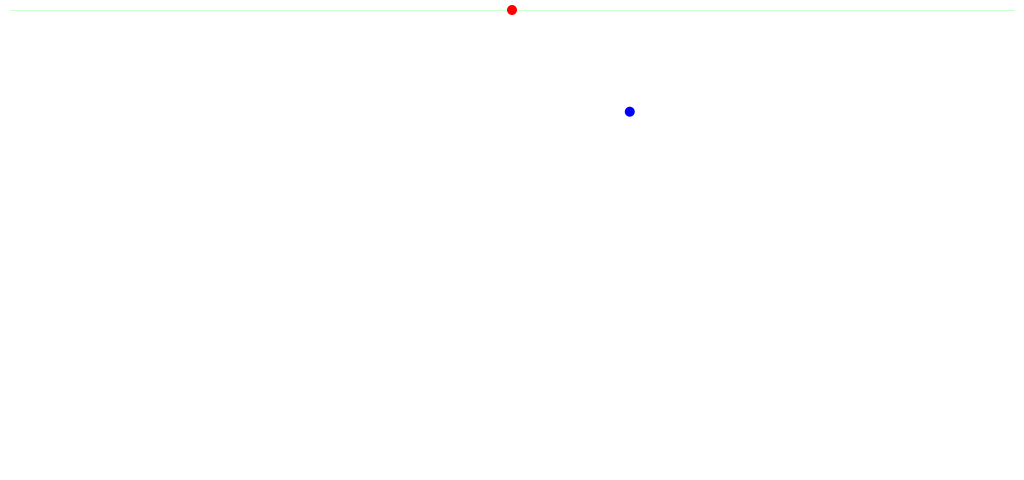
Frame 1 (no input)
Frame 60 (the mouse pressed at the canvas centre just before this capture): identical to frame 1, image omitted
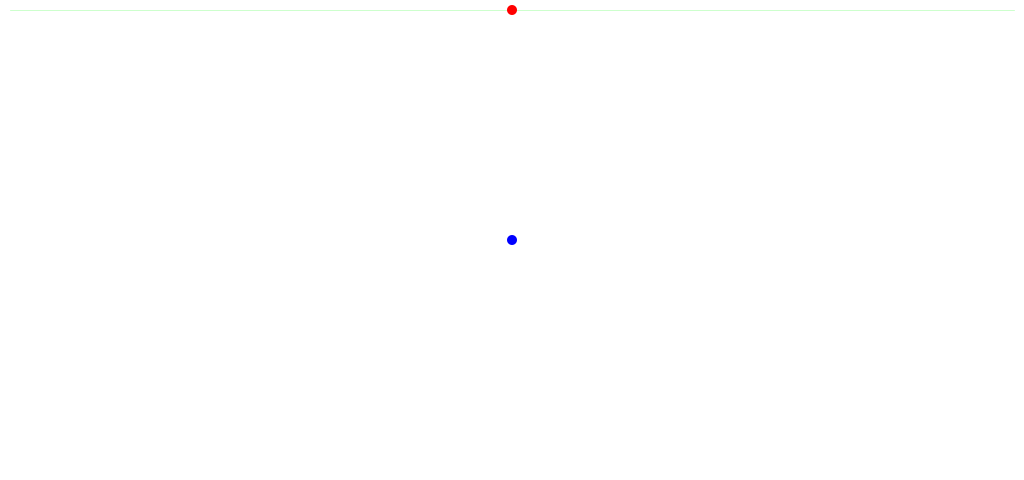
Frame 120 (the mouse held since frame 60 and released just before this capture)

The Processing sketch that drew these frames (run headless with seeded random() and noise(); from frame 60 on, the mouse is pressed at the canvas centre):

// Processing sketch: sketch_02_machine
// ── sketch_02_machine.pde


PVector LEFT_ANCHOR;
PVector RIGHT_ANCHOR;

PVector C_POSITION;
PVector N_POSITION;


/* CONSTANTS */
float STEPS = 48; // per rotation.
float CIRC = 3 * 10; // mm circunference.
float STEPS_MM = CIRC / STEPS; // steps per revolution.

int CANVAS_WIDTH = 100 * 10; //  centimeters * millimeters...


void setup() {

  size(1024, 480);
  smooth();
  frameRate(30);

  LEFT_ANCHOR = new PVector(10, 10);
  RIGHT_ANCHOR = new PVector(width - 10, 10);
  C_POSITION = new PVector(50, 50);

  // current position, next position
  C_POSITION = new PVector(width/2, LEFT_ANCHOR.y);
  N_POSITION = new PVector(random(width - 50), random(height - 50));

  calculate();

  ellipseMode(RADIUS);
}

void draw() {
  
  background(255);

  stroke(0, 255, 0, 50);
  line(LEFT_ANCHOR.x, LEFT_ANCHOR.y, C_POSITION.x, C_POSITION.y);
  line(RIGHT_ANCHOR.x, RIGHT_ANCHOR.y,  C_POSITION.x, C_POSITION.y);
  
  noStroke();
  fill(255, 0, 0);
  ellipse(C_POSITION.x, C_POSITION.y, 5, 5);

  fill(0, 0, 255);
  ellipse(N_POSITION.x, N_POSITION.y, 5, 5);
}

void mousePressed()
{
  N_POSITION.set(mouseX, mouseY);
  
  calculate();
}

void calculate() {
  // amount to send to the servos
  float diff_left = calculateDifference(LEFT_ANCHOR, C_POSITION, N_POSITION);
  float diff_right = calculateDifference(RIGHT_ANCHOR, C_POSITION, N_POSITION);

  // convert pixels to MM. reference:
  // http://toxiclibs.org/docs/core/toxi/math/conversion/UnitTranslator.html

  // mapping pixels to millimeters
  float mm_l = map(int(diff_left), 0, width, 0, CANVAS_WIDTH);
  float STEPS_LEFT =  mm_l / STEPS_MM;
  
  // mapping pixels to millimeters
  float mm_r = map(int(diff_right), 0, width, 0, CANVAS_WIDTH);
  float STEPS_RIGHT = mm_r / STEPS_MM;

  println("- everything I know:");
  println(int(diff_left) + " - " + int(diff_right));
  println("----");
  println("mill " +  mm_l);
  println("mill/step " +  STEPS_MM);
  println("steps " + STEPS_LEFT);
  println("----");
  println("mill " + mm_r);
  println("mill/step " +  STEPS_MM);
  println("steps " +  STEPS_RIGHT);

/*
  float _max = max(abs(l_steps), abs(r_steps));
  float _min = min(abs(l_steps), abs(r_steps));

  float ratio = _min / _max;

  println("ratio " + ratio);
  
  float counter = 0.0;
  
  int len = int(_max);
  
  for(float i = 0; i < len; i++) {
    if(counter > 1) {
      counter = counter-1;
      _min--;
    }
    counter += ratio;
    _max--;
    println(i + " " + counter + " " + _max + " " + _min);
  }
*/
}


// ── calculateDifference.pde


float calculateDifference(PVector anchor, PVector position, PVector destination) {

  // difference from anchor to current position.
  PVector posDifference = new PVector();
  posDifference.set(anchor);
  posDifference.sub(position);
  
  // difference from anchor to destination
  PVector desDifference = new PVector();
  desDifference.set(anchor);
  desDifference.sub(destination);

  float difference = desDifference.mag() - posDifference.mag();

  return difference;
}

// ── calculateSteps.pde


float calculateSteps(PVector anchor, PVector position, PVector destination) {
  
  // difference current position.
  PVector posDifference = new PVector();
  posDifference.set(anchor);
  posDifference.sub(position);
  
  // difference destination
  PVector desDifference = new PVector();
  desDifference.set(anchor);
  desDifference.sub(destination);
  
  
  float difference = desDifference.mag() - posDifference.mag();
  
  return difference;
}
